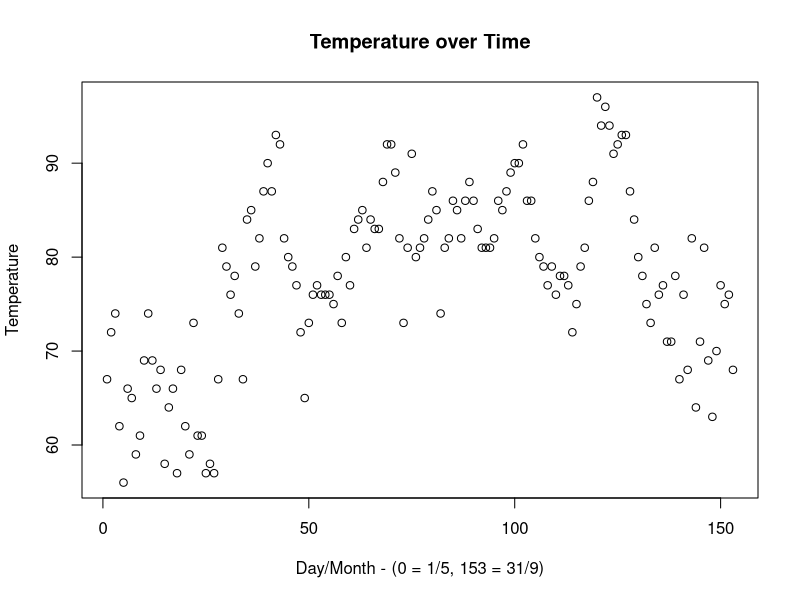
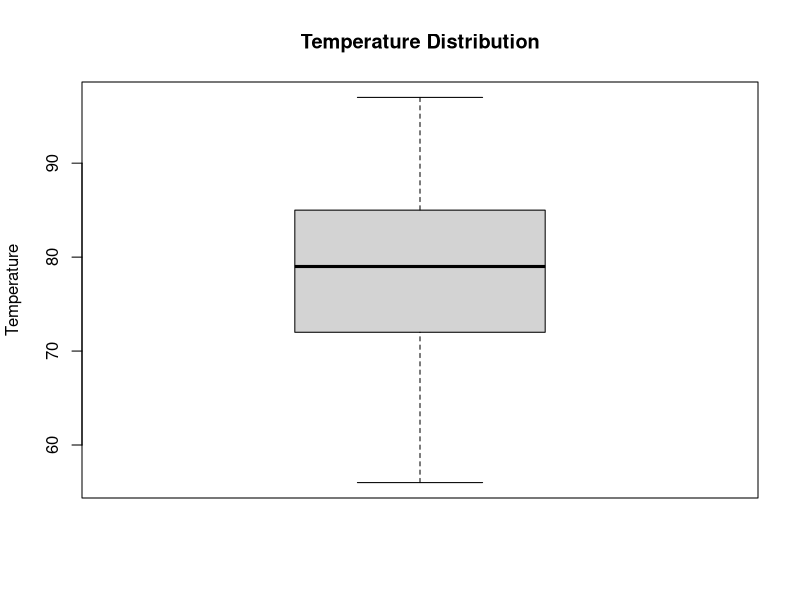
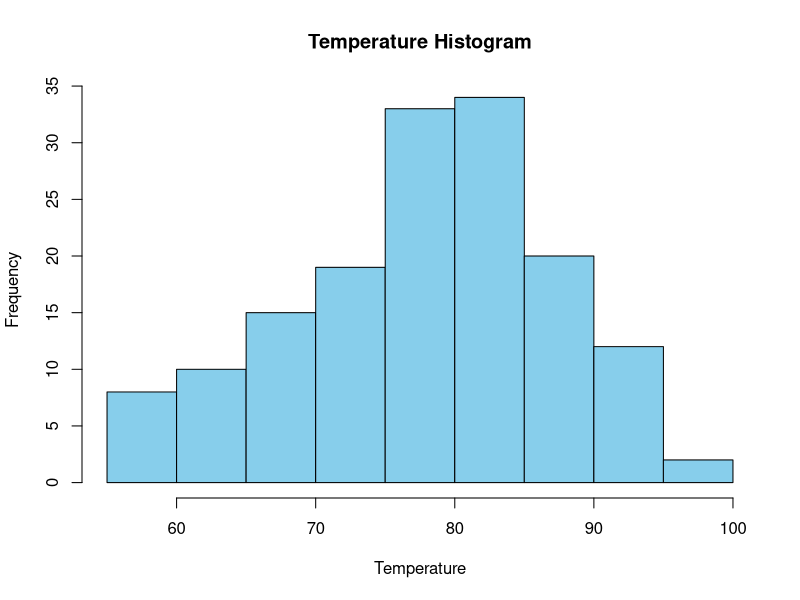
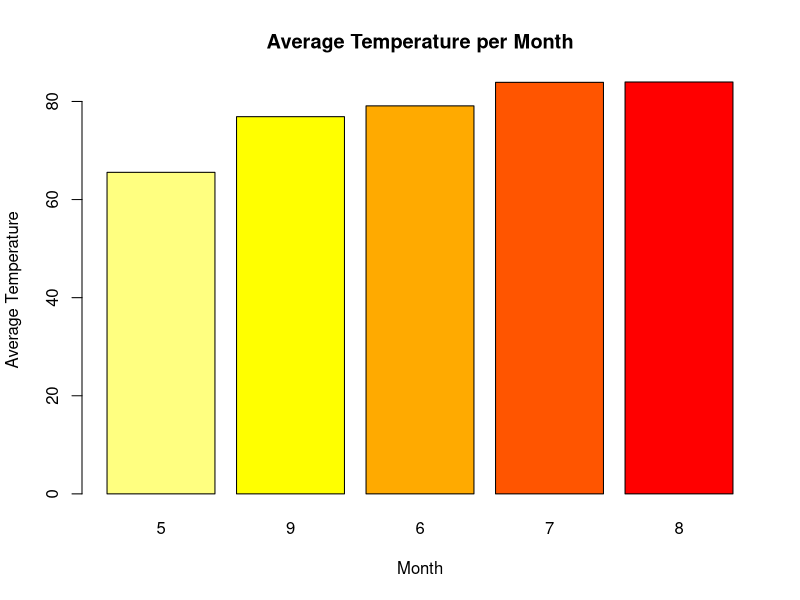

These figures' R source, in order:
# Ασκηση 2. Ανάλυση του dataset 'airquality'

### Ποιά είναι η μέση τιμή της θερμοκρασίας για τη δεδομένη περίοδο;

mean_temp <- mean(airquality$Temp)
cat("Η Μέση τιμή θερμοκρασίας είναι:", mean_temp, "Fahrenheit \n")

### Ποιά ημέρα ήταν η θερμότερη;
hotterst_day <- airquality$Day[which.max(airquality$Temp)]
hotterst_month <- airquality$Month[which.max(airquality$Temp)]
cat("Η ημέρα με την υψηλότερη θερμοκρασία ήταν η ", hotterst_day, "/", hotterst_month, "\n")


### Ποιά είχε τον πολύ αέρα;

windiest_day <- airquality$Day[which.max(airquality$Wind)]
windiest_month <- airquality$Month[which.max(airquality$Wind)]
cat("Η ημέρα με τον περισσότερο αέρα ήταν η", windiest_day, "/", windiest_month, "\n")


### Ποιές ημέρες η θερμοκρασία ήταν μεγαλύτερη από 90 βαθμούς Fahrenheit?
days_over_90 <- airquality$Day[which(airquality$Temp > 90)]
days_over_90_month <- airquality$Month[which(airquality$Temp > 90)]
for (i in 1:length(days_over_90)){
  cat(days_over_90[i], "/", days_over_90_month[i], ", ")
}

# Get basic statistics about temperature
temp_length <- length(airquality$Temp)

# Create a sequence of days for the time series plot
days <- seq(1, temp_length)

# Plot the time series of temperature
plot(days, airquality$Temp, xlab = "Day/Month - (0 = 1/5, 153 = 31/9)", ylab = "Temperature",main = "Temperature over Time")


# Create a boxplot of temperature
boxplot(airquality$Temp, main = "Temperature Distribution", ylab = "Temperature")

# Create a histogram of temperature
hist(airquality$Temp, main = "Temperature Histogram", xlab = "Temperature", ylab = "Frequency", col = "skyblue")


# calbulate the mean per month
avg_temp_per_month <- tapply(airquality$Temp, airquality$Month, mean)

# Sort average temperatures and months
sorted_avg_temp <- avg_temp_per_month[order(avg_temp_per_month)]

# Create a bar chart of average temperature per month
barplot(sorted_avg_temp, main = "Average Temperature per Month",
      xlab = "Month", ylab = "Average Temperature",
      col = rev(heat.colors(length(sorted_avg_temp))))
